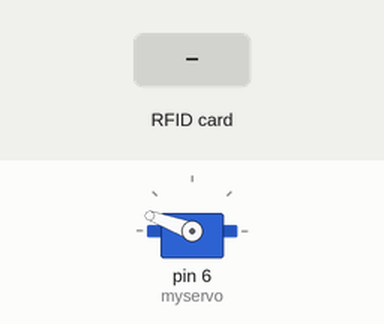
Simulated run of this sketch. Board: Arduino Uno, built with avr-gcc and run on an emulated ATmega328P. Parts: servo. Inputs (shaded band) come from the test bench. What the sketch prints to the serial monitor is not drawn.

Above: at 1.2 s.
1.3 s: RFID card 5E 7A 19 C4 held to the reader
Timing chart, 0 to 4.3 s (numbered marks = the images above; inputs shaded):
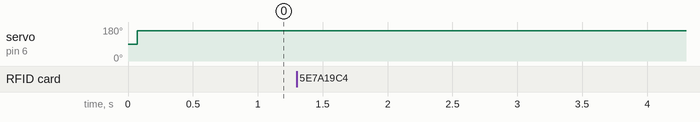

The sketch:

openTheDoor.ino
```cpp
#include <SPI.h>
#include <MFRC522.h>
#include <Servo.h>

#define SS_PIN 10
#define RST_PIN 9

#define start 160
#define ends  20

MFRC522 rfid(SS_PIN, RST_PIN); // Instance of the class

MFRC522::MIFARE_Key key;

// Init array that will store new NUID
byte nuidPICC[4];
byte sek[4] = {123, 38, 196, 220};

Servo myservo;
int pos = 0;
int countFalse = 0;

void setup() {
  Serial.begin(9600);
  myservo.attach(6);
  SPI.begin(); // Init SPI bus
  rfid.PCD_Init(); // Init MFRC522

  for (byte i = 0; i < 6; i++) {
    key.keyByte[i] = 0xFF;
  }

  Serial.println(F("This code scan the MIFARE Classsic NUID."));
  Serial.print(F("Using the following key:"));
  printHex(key.keyByte, MFRC522::MF_KEY_SIZE);
  myservo.write(start);
}

void loop() {

  // Look for new cards
  if ( ! rfid.PICC_IsNewCardPresent())
    return;

  // Verify if the NUID has been readed
  if ( ! rfid.PICC_ReadCardSerial())
    return;

  Serial.print(F("PICC type: "));
  MFRC522::PICC_Type piccType = rfid.PICC_GetType(rfid.uid.sak);
  Serial.println(rfid.PICC_GetTypeName(piccType));

  // Check is the PICC of Classic MIFARE type
  if (piccType != MFRC522::PICC_TYPE_MIFARE_MINI &&
      piccType != MFRC522::PICC_TYPE_MIFARE_1K &&
      piccType != MFRC522::PICC_TYPE_MIFARE_4K) {
    Serial.println(F("Your tag is not of type MIFARE Classic."));
    return;
  }

  // Store NUID into nuidPICC array
  for (byte i = 0; i < 4; i++) {
    nuidPICC[i] = rfid.uid.uidByte[i];
  }

  Serial.println(F("The NUID tag is:"));
  Serial.print(F("In hex: "));
  printHex(rfid.uid.uidByte, rfid.uid.size);
  Serial.println();
  Serial.print(F("In dec: "));
  printDec(rfid.uid.uidByte, rfid.uid.size);
  Serial.println();

  if(countFalse <= 5){
    check(rfid.uid.uidByte,sek,rfid.uid.size);
  }


  // Halt PICC
  rfid.PICC_HaltA();

  // Stop encryption on PCD
  rfid.PCD_StopCrypto1();
}


/**
   Helper routine to dump a byte array as hex values to Serial.
*/

void check(byte *buffer1, byte *buffer2, byte bufferSize) {
  bool valid = true;
  for (byte i = 0; i < bufferSize; i++) {
    if (buffer1[i] != buffer2[i]) {
      valid = false;
      Serial.println("not match");
    }
  }
  if (valid == true) {
      Serial.println("hello sek su");
      myservo.write(ends);
      delay(500);
      myservo.write(start);
  }
  else if(valid == false){
    countFalse++;
  }
}

void printHex(byte *buffer, byte bufferSize) {
  for (byte i = 0; i < bufferSize; i++) {
    Serial.print(buffer[i] < 0x10 ? " 0" : " ");
    Serial.print(buffer[i], HEX);
  }
}

/**
   Helper routine to dump a byte array as dec values to Serial.
*/
void printDec(byte *buffer, byte bufferSize) {
  for (byte i = 0; i < bufferSize; i++) {
    Serial.print(buffer[i] < 0x10 ? " 0" : " ");
    Serial.print(buffer[i], DEC);
  }
}
```

Measured:
- after the input at 1.3 s, every drawn part: stays the same
